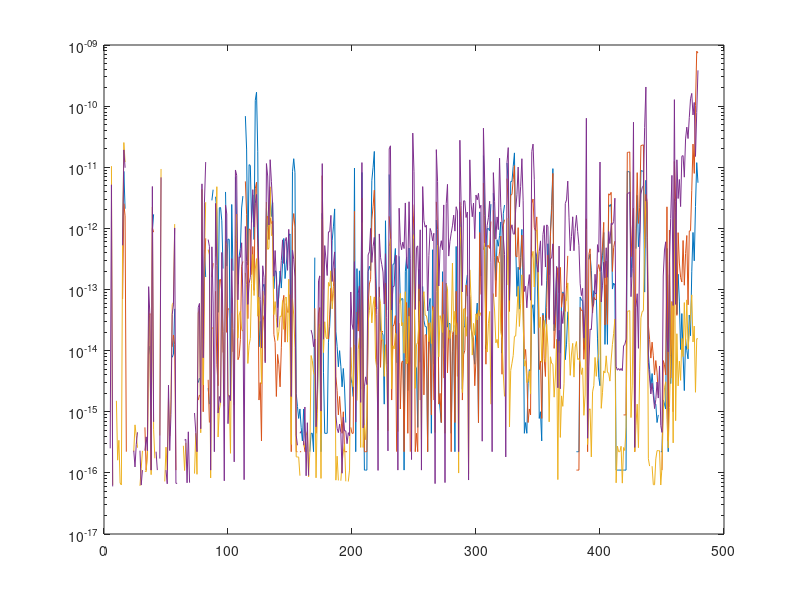

The MATLAB source for this figure:
function test_linear_system
clear;
clc;
load('west0479.mat')
A = west0479;
x = [(1:479)', (-479:1:-1)'];
z = (1-1i)*x;
rng(11);
Aimag = 2*(rand(nnz(A),1)-0.5);
Az_mat = A;
Az_mat(find(Az_mat)) = Az_mat(find(Az_mat))+Aimag*1i;

b = A*x;
bz = Az_mat*z;

xsol = A\b;
zsol = Az_mat\bz;

relreal = abs(1-xsol./x);
relcmp = abs(1-zsol./z);
semilogy(1:479,relreal,1:479,relcmp)
[i,j,s] = find(Az_mat);

[~,m,~] = unique(j,'rows','last'); %Only works because of none empty columns

Ap = [0; m];
Ai = i-1;
Az = s;

savevector('testlin_Ap.dat',Ap,'int32');
savevector('testlin_Ai.dat',Ai,'int32');
savevector('testlin_Ax.dat',real(Az),'double');
savevector('testlin_Azim.dat',imag(Az),'double');
savevector('testlin_b.dat',b,'double');
savevector('testlin_bzr.dat',real(bz),'double');
savevector('testlin_bzi.dat',imag(bz),'double');

%For dense method
Adense_row_major = transpose(full(Az_mat));
Adense_row_major = [42; Adense_row_major(:)];
bdense_row_major = [42; b(:)];
bzrdense_row_major = [42; real(bz(:))];
bzidense_row_major = [42; imag(bz(:))];
savevector('testlin_Adense.dat',real(Adense_row_major),'double');
savevector('testlin_Adense_imag.dat',imag(Adense_row_major),'double');
savevector('testlin_bdense.dat',bdense_row_major,'double');
savevector('testlin_bzrdense.dat',bzrdense_row_major,'double');
savevector('testlin_bzidense.dat',bzidense_row_major,'double');


function savevector(filename,variable,precision)
fid = fopen(filename,'w');
fwrite(fid,variable,precision);
fclose(fid);
